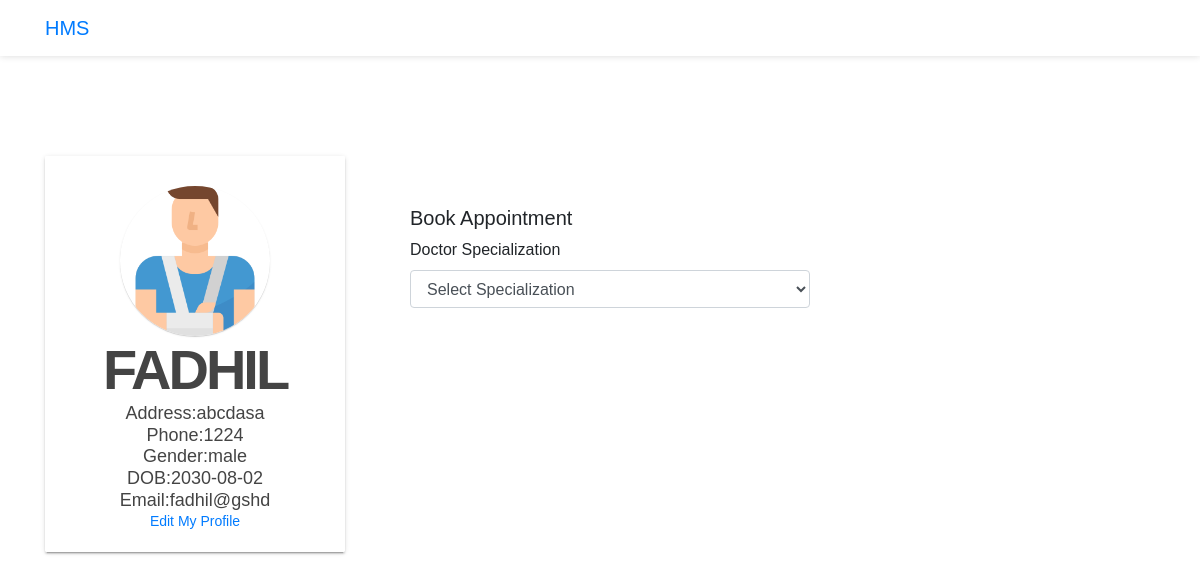
/patient_dashboard.php (signed in), run on the app's committed database.
### tables this page shows
CREATE TABLE IF NOT EXISTS `patient` (
  `id` int(11) NOT NULL AUTO_INCREMENT,
  `name` varchar(100) NOT NULL,
  `address` varchar(100) NOT NULL,
  `phone` bigint(20) NOT NULL,
  `gender` varchar(100) NOT NULL,
  `dob` date NOT NULL,
  `email` varchar(100) NOT NULL,
  `password` varchar(100) NOT NULL,
  PRIMARY KEY (`id`),
  UNIQUE KEY `email` (`email`)
);

### patient_dashboard.php (the view, shortened to what this page needs)
<!DOCTYPE html>
<?php
require_once('connect.php');
include("header.php");
?>
<html lang="en" dir="ltr">
<head>
  <link rel="stylesheet" href="https://stackpath.bootstrapcdn.com/bootstrap/4.1.3/css/bootstrap.min.css">
</head>
<body>
  <?php
  $id = $_SESSION["pat_id"];
  $result = "SELECT * FROM `patient` where id=$id";
  $row = mysqli_query($conn, $result);
  $row1 = mysqli_fetch_assoc($row);
  ?>
<div class="container">
  <aside class="profile-card">
    <header>
      <a href="#">
        <img src="images/patient.png">
      </a>
      <h1><?php echo $row1["name"];?></h1>
      <h3>Address:<?php echo $row1["address"];?></h3>
      <h3>Phone:<?php echo $row1["phone"];?></h3>
      <h3>Gender:<?php echo $row1["gender"];?></h3>
      <h3>DOB:<?php echo $row1["dob"];?></h3>
      <h3>Email:<?php echo $row1["email"];?></h3>
      <p>
        <a href="edit_patient.php">Edit My Profile</a>
      </p>
    </header>
  </aside>
  <div class="row margin-top-30">
  										<div class="col-lg-8 col-md-12">
  											<div class="panel panel-white">
  												<div class="panel-heading">
  													<h5 class="panel-title">Book Appointment</h5>
                          </div>
                          <div class="panel-body">
                            <form role="form" name="book" method="post" >
                              <div class="form-group">
															<label for="DoctorSpecialization">
																Doctor Specialization
															</label>
                              <select name="Doctorspecialization" class="form-control" onChange="getdoctor(this.value);" required="required">
                                <option value="">Select Specialization</option>
                              </div>
                            </div>
                            </div>
                              </div>
                                </div>
  </div>
    </body>
    </html>

### patient_dashboard.php (style rules this page uses)
* { margin: 0; padding: 0; box-sizing: border-box; font-family: 'Raleway', sans-serif; font-weight: 400; }
.form-group { width: 400px; }
.profile-card { margin-top: 100px; width: 300px; border-radius: 2px; overflow: hidden; box-shadow: 0 2px 2px 0 rgba(0,0,0,.14),0 3px 1px -2px rgba(0,0,0,.2),0 1px 5px 0 rgba(0,0,0,.12); position: relative; background: rgba(255,255,255,1); float: left; }
.profile-card header { display: block; background: rgba(255,255,255,1); text-align: center; padding: 30px 0 20px; z-index: 1; overflow: hidden; }
.profile-card header:before { content: ""; position: absolute; background: url('http://ali.shahab.pk/blur.php?img=http://ali.shahab.pk/ali-shahab.jpg&x=60') no-repeat; background-size: cover; width: 100%; height: 100%; left: 0; top: 0; z-index: -1; }
.profile-card header:after { content: ""; position: absolute; bottom: -1px; left: 0; width: 100%; height: 100%; z-index: -1; background-image: linear-gradient( to bottom, rgba(255, 255, 255, 0) 0%, rgba(255, 255, 255, 1) 100% ); }
.profile-card header img { border-radius: 100%; overflow: hidden; width: 150px; box-shadow: 0 1px 0 rgba(0,0,0,.1),0 1px 2px rgba(0,0,0,.1); }
.profile-card header h1 { text-transform: uppercase; font-weight: 700; font-size: 56px; color: #444; letter-spacing: -3px; margin: 0; padding: 0; }
.profile-card header p { padding-top:50px; font-size: 14px; color: #444; margin: 0; padding: 0; }
.profile-card header h3 { font-weight: 200; font-size: 18px; color: #444; margin: 0; padding: 0; }
.col-lg-8.col-md-12 { margin-top: 150px; margin-left: 50px; }

### data on the page
patient: name "FADHIL", address "abcdasa", phone "1224", gender "male", dob "2030-08-02", email "fadhil@gshd"
